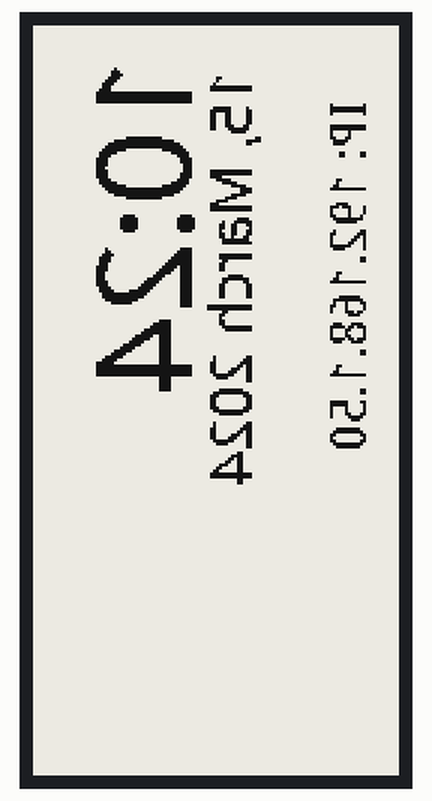
Simulated run of this program. Board: Raspberry Pi (BCM pin numbers). Parts: 122×250 one-colour display. The clock reads 2024-03-15 10:24:30 at power-on unless the program sets it; an e-paper refresh takes a nominal 2 s (0.4 s partial, 12 s with colour); library files of the repository ran but are not shown: epd2in13.py; what the program prints to the terminal is not drawn.

Above: at 8.1 s.

The program:

main.py
```python
#!/usr/bin/python
# -*- coding:utf-8 -*-

import epd2in13
import time
import socket
from PIL import Image,ImageDraw,ImageFont
import traceback
import datetime

def get_ip_address():

    s = socket.socket(socket.AF_INET, socket.SOCK_DGRAM)
    s.connect(("8.8.8.8", 80))
    return s.getsockname()[0]

try:
    epd = epd2in13.EPD()
    epd.init(epd.FULL_UPDATE)
    epd.Clear(0xFF)

    # # Drawing on the image
    # image = Image.new('1', (epd2in13.EPD_HEIGHT, epd2in13.EPD_WIDTH), 255)  # 255: clear the frame

    # print("Drawing")
    # draw = ImageDraw.Draw(image)
    # draw.rectangle([(0,0),(50,50)],outline = 0)
    # draw.rectangle([(55,0),(100,50)],fill = 0)
    # draw.line([(0,0),(50,50)], fill = 0,width = 1)
    # draw.line([(0,50),(50,0)], fill = 0,width = 1)
    # draw.chord((10, 60, 50, 100), 0, 360, fill = 0)
    # draw.ellipse((55, 60, 95, 100), outline = 0)
    # draw.pieslice((55, 60, 95, 100), 90, 180, outline = 0)
    # draw.pieslice((55, 60, 95, 100), 270, 360, fill = 0)
    # draw.polygon([(110,0),(110,50),(150,25)],outline = 0)
    # draw.polygon([(190,0),(190,50),(150,25)],fill = 0)
    # font15 = ImageFont.truetype('/usr/share/fonts/truetype/wqy/wqy-microhei.ttc', 15)
    # draw.text((110, 60), 'e-Paper demo', font = font15, fill = 0)
    # draw.text((110, 80), 'Hello world', font = font15, fill = 0)
    # epd.display(epd.getbuffer(image))
    # time.sleep(2)

    # # read bmp file
    # print("read bmp file")
    # epd.Clear(0xFF)
    # image = Image.open('2in13.bmp')
    # epd.display(epd.getbuffer(image))
    # time.sleep(2)

    # # read bmp file on window
    # print("read bmp file on window")
    # epd.Clear(0xFF)
    # image1 = Image.new('1', (epd2in13.EPD_WIDTH, epd2in13.EPD_HEIGHT), 255)  # 255: clear the frame
    # bmp = Image.open('100x100.bmp')
    # image1.paste(bmp, (10,10))
    # epd.display(epd.getbuffer(image1))
    # time.sleep(2)

    # # partial update
    print("Show time")
    epd.init(epd.PART_UPDATE)
    epd.Clear(0xFF)
    font24 = ImageFont.truetype('/usr/share/fonts/truetype/wqy/wqy-microhei.ttc', 45)
    font20 = ImageFont.truetype('/usr/share/fonts/truetype/wqy/wqy-microhei.ttc', 20)
    font17 = ImageFont.truetype('/usr/share/fonts/truetype/wqy/wqy-microhei.ttc', 17)

    time_image = Image.new('1', (epd2in13.EPD_HEIGHT, epd2in13.EPD_WIDTH), 255)
    time_draw = ImageDraw.Draw(time_image)

    while (True):

        time_draw.rectangle((0, 0, 250, 60), fill = 255)
        time_draw.text((10, 10), time.strftime('%H:%M'), font = font24, fill = 0)
        time_draw.text((15, 54), f"{datetime.datetime.now():%d, %B %Y}", font = font20, fill = 0)

        time_draw.text((25, 95), "IP: " + get_ip_address(), font = font17, fill = 0)

        newimage = time_image.crop([10, 10, 250, 60])
        time_image.paste(newimage, (10,10))
        epd.displayPartial(epd.getbuffer(time_image))
        time.sleep(30)
        # epd.display(epd.getbuffer(time_image))

    epd.sleep()

except:
    print('traceback.format_exc():\n%s',traceback.format_exc())
    exit()
```
